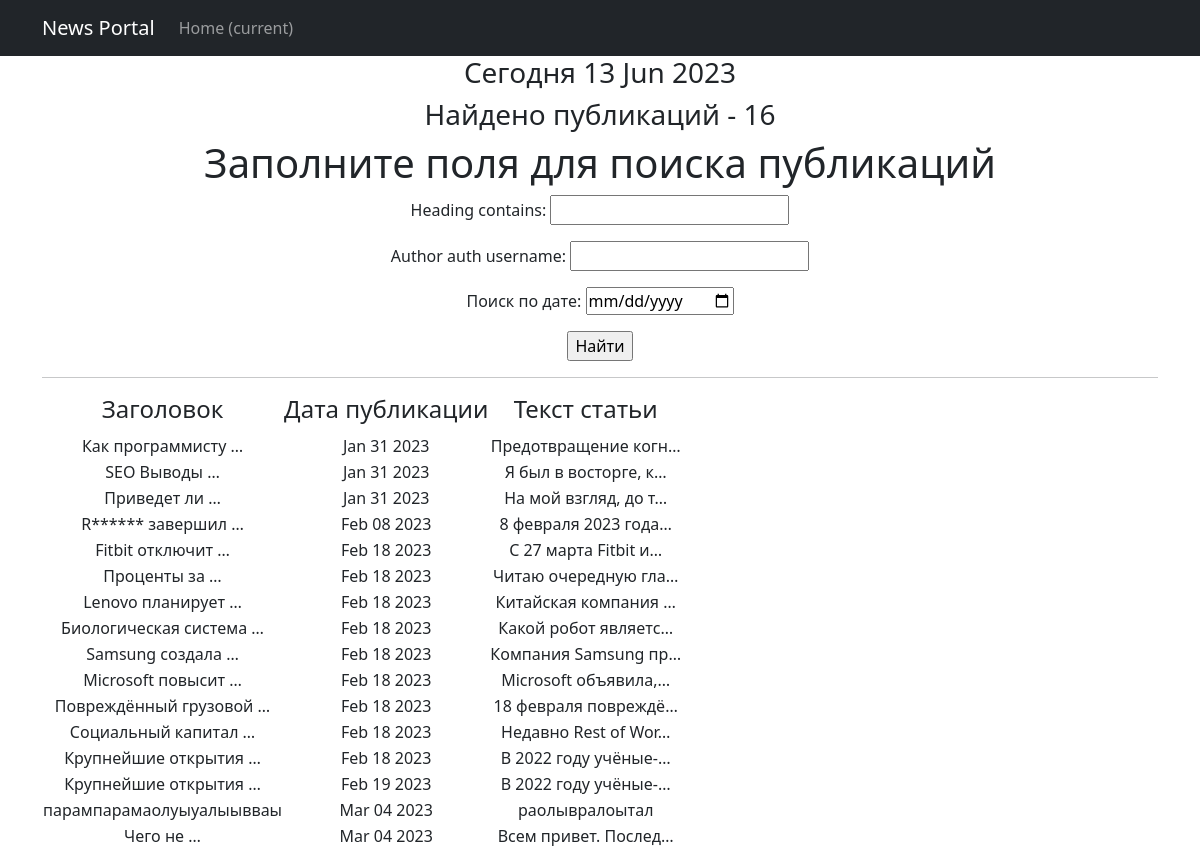
The app's page /news/search/ with its own data.
### News_Portal_app/models.py (models this page shows, shortened)
class Post(models.Model):
    article = 'AR'
    news = 'NE'
    cat_ar_ne = [(article, 'статья'),
                 (news, 'новость')]
    author = models.ForeignKey(Author, on_delete = models.CASCADE)
    _type = models.CharField(max_length=2, choices=cat_ar_ne)
    time_in = models.DateTimeField(auto_now_add=True)
    categories = models.ManyToManyField(Category, through='PostCategory')
    heading = models.CharField(max_length=255)
    text = models.TextField()
    post_rating = models.IntegerField(default=0)

### News_Portal_app/views.py (the view)
# urls.py: path('search/', SearchList.as_view(), name='search_publications'),
class SearchList(ListView):
    model = Post
    template_name = 'search_page.html'
    context_object_name = 'posts'
    def get_queryset(self):
        queryset = super().get_queryset()
        self.filterset = PostFilter(self.request.GET, queryset)
        return self.filterset.qs
    def get_context_data(self, **kwargs):
        context = super().get_context_data(**kwargs)
        context['filterset'] = self.filterset
        context['time_now'] = datetime.utcnow()
        return context

### News_Portal_app/templatetags/custom_filters.py (called while the page is built)
@register.filter()
def censor(text):
    try:
        text = text.replace("Яндекс", "Я*****")
        text = text.replace("RuStore", "R******")
        return text
    except TypeError as e:
        print(f'Ошибка {e}. Тип данных должен быть str.')

### News_Portal/templates/search_page.html (shortened to what this page needs)
{% extends 'flatpages/default.html' %}
{% load custom_filters %}
{% load custom_tags %}
{% block content %}
<h3>Сегодня {{ time_now|date:'d M Y' }}</h3>
<h3>Найдено публикаций - {{ posts|length }}</h3>
<h1>Заполните поля для поиска публикаций</h1>
   <form action="" method="get">
       {{ filterset.form.as_p }}
       <input type="submit" value="Найти" />
   </form>
    <hr>
   {% if posts %}
       <table>
           <tr>
               <td><h4>Заголовок</h4></td>
               <td><h4>Дата публикации</h4></td>
               <td><h4>Текст статьи</h4></td>
           </tr>
           {% for post in posts %}
           <tr>
               <td>{{ post.heading|truncatewords:2|censor }}</td>
               <td>{{ post.time_in|date:'M d Y' }}</td>
               <td>{{ post.text|truncatechars:20|censor }}</td>
           </tr>
           {% endfor %}
       </table>
   {% else %}
       <h2>Упс, статей нет!</h2>
   {% endif %}
{% endblock content %}

### records on screen
Post: heading|censor "Как программисту …", time_in "Jan 31 2023", text|censor "Предотвращение когн…"
Post: heading|censor "SEO Выводы …", time_in "Jan 31 2023", text|censor "Я был в восторге, к…"
Post: heading|censor "Приведет ли …", time_in "Jan 31 2023", text|censor "На мой взгляд, до т…"
Post: heading|censor "R****** завершил …", time_in "Feb 08 2023", text|censor "8 февраля 2023 года…"
Post: heading|censor "Fitbit отключит …", time_in "Feb 18 2023", text|censor "С 27 марта Fitbit и…"
Post: heading|censor "Проценты за …", time_in "Feb 18 2023", text|censor "Читаю очередную гла…"
Post: heading|censor "Lenovo планирует …", time_in "Feb 18 2023", text|censor "Китайская компания …"
Post: heading|censor "Биологическая система …", time_in "Feb 18 2023", text|censor "Какой робот являетс…"
Post: heading|censor "Samsung создала …", time_in "Feb 18 2023", text|censor "Компания Samsung пр…"
Post: heading|censor "Microsoft повысит …", time_in "Feb 18 2023", text|censor "Microsoft объявила,…"
Post: heading|censor "Повреждённый грузовой …", time_in "Feb 18 2023", text|censor "18 февраля повреждё…"
Post: heading|censor "Социальный капитал …", time_in "Feb 18 2023", text|censor "Недавно Rest of Wor…"
Post: heading|censor "Крупнейшие открытия …", time_in "Feb 18 2023", text|censor "В 2022 году учёные-…"
Post: heading|censor "Крупнейшие открытия …", time_in "Feb 19 2023", text|censor "В 2022 году учёные-…"
Post: heading|censor "парампарамаолуыуалыывваы", time_in "Mar 04 2023", text|censor "раолывралоытал"
Post: heading|censor "Чего не …", time_in "Mar 04 2023", text|censor "Всем привет. Послед…"

### other values on screen
{{ time_now|date:'d M Y' }} "13 Jun 2023"
{{ posts|length }} "16"
